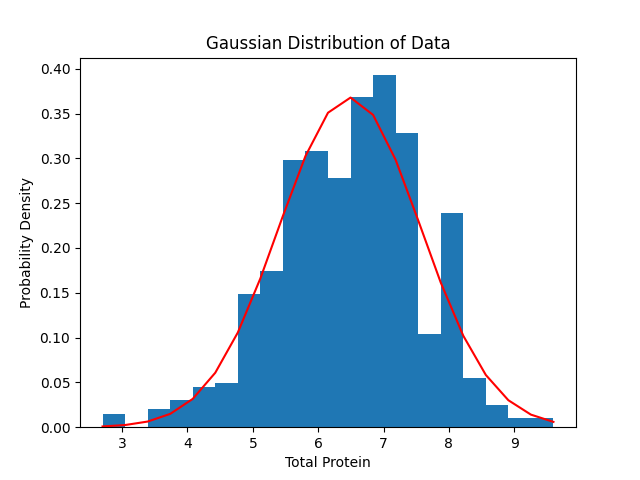

The Python source for this figure:
import numpy as np
import pandas as pd
import matplotlib.pyplot as plt

data = pd.read_excel('Indian Liver Patient Dataset.xlsx')
data = data.to_numpy()
sepal_length = data[:,7]
xlabel = 'Total Protein'
Title = 'Gaussian Distribution of Data'
# bins and histogram
count, bins, ignored = plt.hist(sepal_length,20, density=True)
print(count)
print(bins)

#Calculate mean and std
mean = np.mean(sepal_length)
sd = np.std(sepal_length)
print(mean)
print(sd)
# Creating a Function
def normal_dist(bins, mean, sd):
    #prob_density = (np.pi*sd) * np.exp(-0.5*((data_age-mean)/sd)**2)
    prob_density = 1/(sd*np.sqrt(2*np.pi)) * np.exp(-(bins.astype(float) - mean)**2/(2*sd**2))
    return prob_density 

#Apply function to data.
pdf = normal_dist(bins,mean,sd)

#Plotting the results
plt.plot(bins,pdf, color = 'red')
plt.xlabel(xlabel)
plt.ylabel('Probability Density')
plt.title(Title)
plt.show() 
